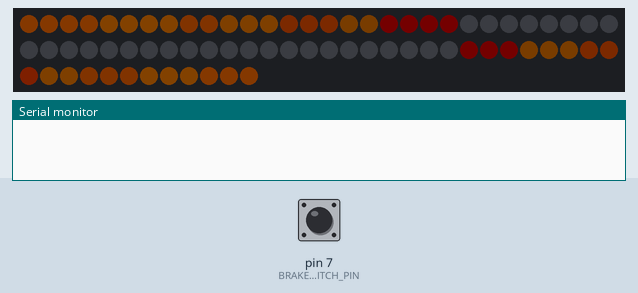
Simulated run of this sketch. Board: Arduino Uno, built with avr-gcc and run on an emulated ATmega328P. Shown: 72 RGB LEDs in strip order, left to right, continuing on the next row, the last lines printed to the serial monitor. Inputs (shaded band) come from the test bench; at power-on: pin 7 (BRAKE_SWITCH_PIN) LOW. Dim RGB values are drawn brighter than linear.

Above: at 1.2 s.
1.3 s: pin 7 (BRAKE_SWITCH_PIN) pulled HIGH for 0.15 s
At 1.47 s:
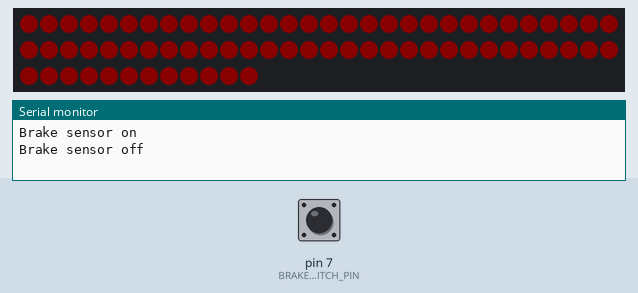
2.0 s: pin 7 (BRAKE_SWITCH_PIN) pulled HIGH for 1 s
At 3.15 s:
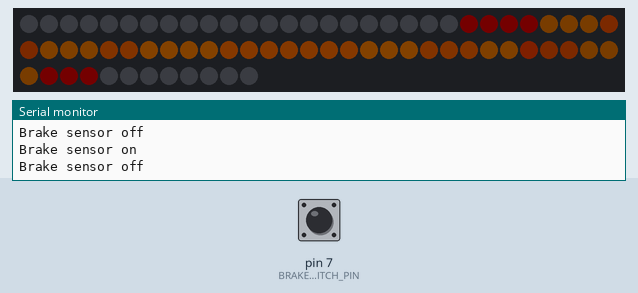
3.6 s: pin 7 (BRAKE_SWITCH_PIN) pulled HIGH for 0.15 s
At 4.06 s:
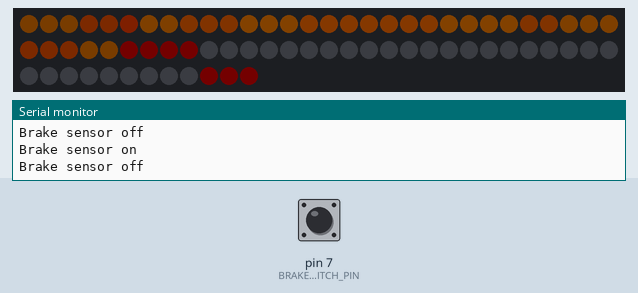
4.3 s: pin 7 (BRAKE_SWITCH_PIN) pulled HIGH for 1 s
At 6.24 s:
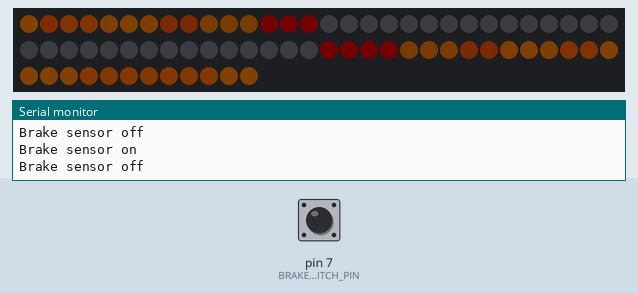
Timing chart, 0 to 6.9 s (numbered marks = the images above; inputs shaded):
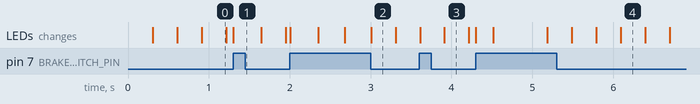

Measured:
- after the input at 1.3 s, the LEDs: change at once (image 1)
- after the input at 2.0 s, the LEDs: first change at once (image 2 shows a later state)
- after the input at 3.6 s, the LEDs: first change at once (image 3 shows a later state)
- after the input at 4.3 s, the LEDs: first change at once (image 4 shows a later state)

The sketch:

scooter.ino
```cpp
#include <FastLED.h>
#include <Arduino.h>
#include <HardwareSerial.h>
#include <avr/wdt.h>

// For LED display hardware SPI is a little faster, but must be wired to specific pins:
// Arduino Uno = pin 11 for data, 13 for clock (other boards are different)
#define DATA_PIN 11             // LED Data Pin on Arduino
#define CLOCK_PIN 13            // LED Clock Pin on Arduino
#define BRAKE_SWITCH_PIN 7      // Digital Pin connected to brake switch
#define NUM_STRIPS 2            // Number of LED strips
#define NUM_LEDS_PER_STRIP 36   // Number of LEDs in strip
#define COLOR_ORDER BGR         // Adafruit DotStar pixels have RGB order of: Blue, Green, Red
#define MAX_INT_VALUE 65535     // Max value of an int
#define ANIMATION_FRAMERATE 100 // Framerate for animations
#define MAX_BRIGHTNESS 10       // Maximum LED brightness, watch the power!
#define DEBUG                   // Uncomment to run in debug mode

// debugging print to serial
#ifdef DEBUG
#define DPRINT(...) Serial.print(__VA_ARGS__)     // DPRINT is a macro, debug print
#define DPRINTLN(...) Serial.println(__VA_ARGS__) // DPRINTLN is a macro, debug print with new line
#else
#define DPRINT(...)   // defines a blank line
#define DPRINTLN(...) // defines a blank line
#endif

uint8_t GetState();
void SetScooterState(uint8_t sensors);
void SetAnimateBraking();
void SetAnimateIdle();
void AnimateFlashColor(CRGB strip[], uint16_t animation_frame, CRGB flash_color);
void AnimateDrawFractionalBar(CRGB strip[], int pos16, int width, uint8_t hue, bool wrap);
void AnimateWave(CRGB strip[], uint16_t animation_frame, uint8_t hue);
void Bounce(CRGB strip[], uint8_t start_position, uint16_t animationFrame, uint8_t hue);
void AnimateBounce(CRGB strip[], uint16_t frame);

// animation states
enum AnimationStates
{
  ANIMATION_IDLE,
  ANIMATION_BRAKING
};

// sensor states
enum SensorStates
{
  SENSOR_NONE,
  SENSOR_BRAKE
};

// scooter state machine values
enum ScooterStates
{
  STATE_IDLE,
  STATE_BRAKING
};

// state machine
uint8_t state = STATE_IDLE;

// Colors
const CRGB color_amber = CRGB(255, 126, 0); // SAE/ECE Amber #ff7e00
const CRGB color_red = CRGB(255, 0, 0);     // Red #ff0000
uint8_t brightness = MAX_BRIGHTNESS;

// setup our pixel matrix
const int NUM_LEDS = NUM_STRIPS * NUM_LEDS_PER_STRIP;
CRGB leds[NUM_LEDS];

// animation config
uint16_t animate_speed = ANIMATION_FRAMERATE; // Number of frames to increment per loop
uint16_t frame = 0;                           // Current frame

void setup()
{
  // treat the LED matrix as one giant strip
  FastLED.addLeds<DOTSTAR, DATA_PIN, CLOCK_PIN, COLOR_ORDER>(leds, NUM_LEDS).setCorrection(TypicalLEDStrip);
  FastLED.setBrightness(brightness);
  FastLED.clear();

  // FastLED 2.1 Power management set at 5V, 500mA
  set_max_power_in_volts_and_milliamps(5, 500);

  // set the brake switch pin to input mode
  pinMode(BRAKE_SWITCH_PIN, INPUT);

  // Enable watchdog in case something gets wierd. Reset device
  // if no watchdog reset recieved in the specified timeframe.
  wdt_enable(WDTO_4S); // 4 sec watchdog

#ifdef DEBUG
  Serial.begin(9600);
#endif
}

void loop()
{
  // The main loop checks for state changes each iteration
  SetScooterState(GetState());

  // Animations are a function of the current animation frame "frame"
  // Once you've applied the animation to the current strip/frame,
  // Its up to the main loop to send the data to the strip(s)
  // using FastLED.show()
  FastLED.show();
  frame += animate_speed;

  // reset watchdog timer
  wdt_reset();
}

// Read the state of any connected sensors
uint8_t GetState()
{
  if (digitalRead(BRAKE_SWITCH_PIN) == HIGH)
  {
    return SENSOR_BRAKE;
  }
  return SENSOR_NONE;
}

// State machine: set state based on current state and sensors
void SetScooterState(uint8_t sensors)
{
  switch (state)
  {
  case STATE_IDLE:
    if (sensors == SENSOR_NONE)
    {
      SetAnimateIdle();
    }
    else if (sensors == SENSOR_BRAKE)
    {
      state = STATE_BRAKING;
      DPRINTLN("Brake sensor on");
      SetAnimateBraking();
    }
    break;

  case STATE_BRAKING:
    if (sensors != SENSOR_BRAKE)
    {
      state = STATE_IDLE;
      DPRINTLN("Brake sensor off");
      SetAnimateIdle();
    }
    else
    {
      SetAnimateBraking();
    }
    break;
  }
}

/**
 * Set different LED animations
 */

void SetAnimateBraking()
{
  AnimateFlashColor(leds, frame, color_red);
}

void SetAnimateIdle()
{
  // AnimateBounce(leds, frame);
  AnimateWave(leds, frame, HUE_ORANGE);
}

/**
 * Supporting animation functions
 * thanks to hsiboy (https://gist.github.com/hsiboy/f9ef711418b40e259b06)
 */

// Flash LED strip with a color
void AnimateFlashColor(CRGB strip[], uint16_t animation_frame, CRGB flash_color)
{
  if (animation_frame > MAX_INT_VALUE / 3)
  {
    fill_solid(leds, NUM_LEDS, flash_color);
  }
  else
  {
    fill_solid(leds, NUM_LEDS, CRGB::Black);
  }
}

// Uses FastLED sin16() and no float math for efficiency.
// Color is determined by "hue"
void AnimateWave(CRGB strip[], uint16_t animation_frame, uint8_t hue)
{
  FastLED.clear();
  uint8_t strip_length = sizeof(leds) / sizeof(CRGB);
  uint8_t value;
  for (uint8_t i = 0; i < strip_length; i++)
  {
    value = (sin16(animation_frame + ((MAX_INT_VALUE / strip_length) * i)) + (MAX_INT_VALUE / 2)) / 256;
    if (value >= 0)
    {
      strip[i] += CHSV(hue, 255, value);
    }
  }
}

// Linear "Larson scanner" (or knight rider effect) with anti-aliasing. Color is determined by "hue"
void Bounce(CRGB strip[], uint8_t start_position, uint16_t animationFrame, uint8_t hue)
{
  uint16_t pos16;
  if (animationFrame < (MAX_INT_VALUE / 2))
  {
    pos16 = animationFrame * 2;
  }
  else
  {
    pos16 = MAX_INT_VALUE - ((animationFrame - (MAX_INT_VALUE / 2)) * 2);
  }

  int position = map(pos16, 0, MAX_INT_VALUE, 0, ((NUM_LEDS_PER_STRIP)*16));
  AnimateDrawFractionalBar(strip, start_position + position, 3, hue, 0);
}

// 3 chaser animations offset by 120 degrees each
void AnimateBounce(CRGB strip[], uint16_t frame)
{
  FastLED.clear(); //Clear previous buffer
  for (int i = 0; i < NUM_STRIPS; i++)
  {
    uint8_t start_position = i * NUM_LEDS_PER_STRIP;

    Bounce(strip, start_position, frame, 0);
    Bounce(strip, start_position, frame + (MAX_INT_VALUE / 3), 100);
    Bounce(strip, start_position, frame + (MAX_INT_VALUE / 3) * 2, 150);
  }
}

// Anti-aliasing code care of Mark Kriegsman Google+: https://plus.google.com/112916219338292742137/posts/2VYNQgD38Pw
void AnimateDrawFractionalBar(CRGB strip[], int pos16, int width, uint8_t hue, bool wrap)
{
  uint8_t stripLength = sizeof(strip) / sizeof(CRGB);
  uint8_t i = pos16 / 16; // convert from pos to raw pixel number

  uint8_t frac = pos16 & 0x0F; // extract the 'factional' part of the position
  uint8_t firstpixelbrightness = 255 - (frac * 16);

  uint8_t lastpixelbrightness = 255 - firstpixelbrightness;

  uint8_t bright;
  for (int n = 0; n <= width; n++)
  {
    if (n == 0)
    {
      // first pixel in the bar
      bright = firstpixelbrightness;
    }
    else if (n == width)
    {
      // last pixel in the bar
      bright = lastpixelbrightness;
    }
    else
    {
      // middle pixels
      bright = 255;
    }

    strip[i] += CHSV(hue, 255, bright);
    i++;
    if (i == stripLength)
    {
      if (wrap == 1)
      {
        i = 0; // wrap around
      }
      else
      {
        return;
      }
    }
  }
}
```
